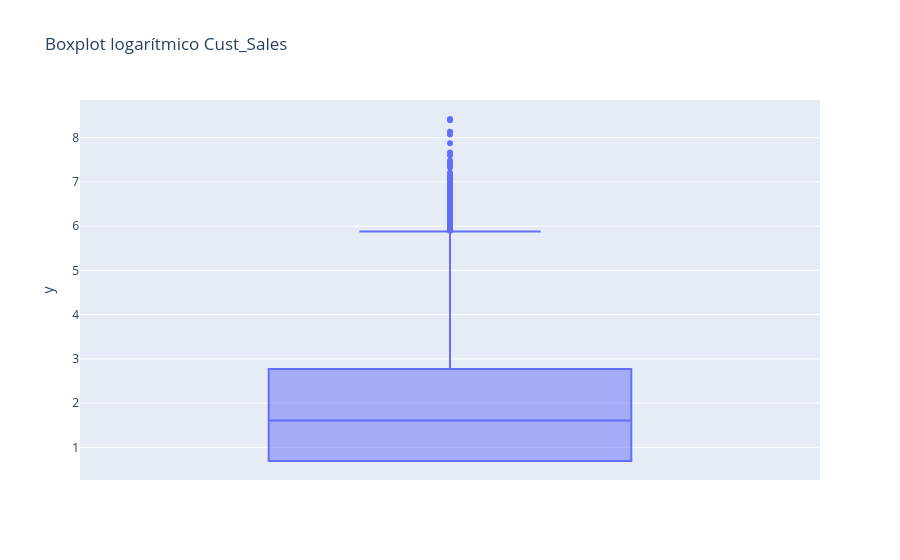

Write notebook code for a chart like this one.
### Code cell
positive_cust = df_total[df_total["Cust_Sales"] > 0]["Cust_Sales"]

fig = px.box(
    y=np.log1p(positive_cust.sample(10000, random_state=42)),
    title="Boxplot logarítmico Cust_Sales"
)

fig.show()

### Figure 1 — Plotly figure (JSON) as saved in the notebook; plotly's stock layout.template omitted (floating-point values rounded to 4 significant figures; data arrays with more than 128 entries replaced by an {"elided": "..."} marker saying what was removed)
{"data": [{"alignmentgroup": "True", "hovertemplate": "y=%{y}<extra></extra>", "legendgroup": "", "marker": {"color": "#636efa"}, "name": "", "notched": false, "offsetgroup": "", "orientation": "v", "showlegend": false, "type": "box", "x0": " ", "xaxis": "x", "y": {"elided": "10000 float values"}, "y0": " ", "yaxis": "y"}], "layout": {"boxmode": "group", "legend": {"tracegroupgap": 0}, "title": {"text": "Boxplot logarítmico Cust_Sales"}, "xaxis": {"anchor": "y", "domain": [0, 1]}, "yaxis": {"anchor": "x", "domain": [0, 1], "title": {"text": "y"}}}}
